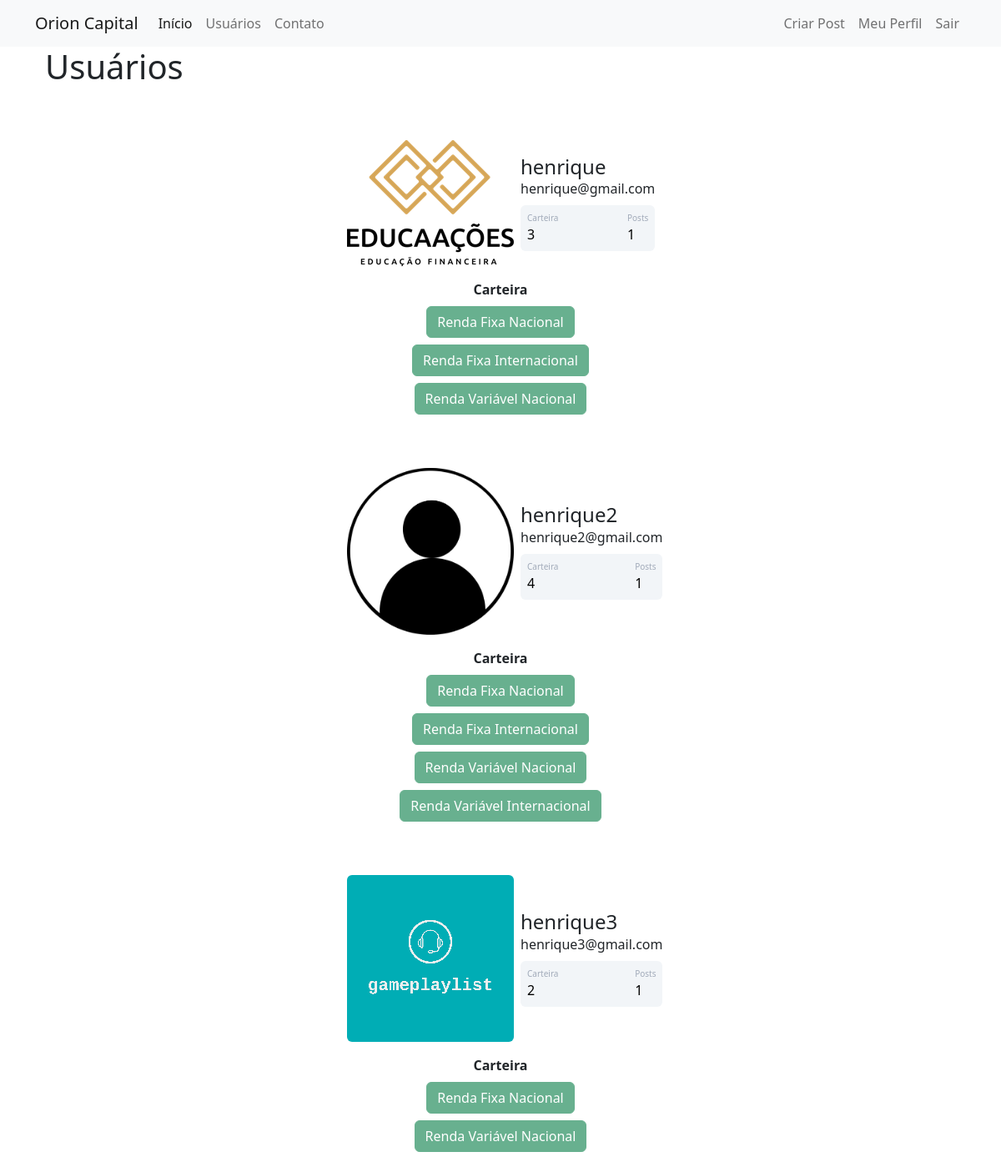
The app's page /usuarios (signed in) with its own data.
### orion/models.py (models this page shows)
class Usuario(database.Model, UserMixin):
  id = database.Column(database.Integer, primary_key=True)
  username = database.Column(database.String, nullable=False)
  email = database.Column(database.String, nullable=False, unique=True)
  senha = database.Column(database.String, nullable=False)
  foto_perfil = database.Column(database.String, default='default.jpg')
  posts = database.relationship('Post', backref='autor', lazy=True)
  classes_ativos = database.Column(database.String, nullable=False, default="Não Informado")
  def contar_posts(self):
    return len(self.posts)

### orion/routes.py (the view)
@app.route('/usuarios')
@login_required
def usuarios():
    lista_usuarios = Usuario.query.all()
    return render_template('usuarios.html', lista_usuarios=lista_usuarios)

### orion/models.py (called while the page is built)
@login_manager.user_loader
def load_usuario(id_usuario):
  return Usuario.query.get(int(id_usuario))

### orion/templates/usuarios.html
{% extends 'base.html' %}
{% block body %}
    <div class="container mb-4">
        <h1>Usuários</h1>
        {% for usuario in lista_usuarios %}
            <div class="container mt-5 d-flex justify-content-center">
                <div class="card p-3">
                    <div class="d-flex align-items-center">
                        <div class="image pe-2">
                            <img src="{{ url_for('static', filename='fotos_perfil/{}'.format(usuario.foto_perfil)) }}" class="rounded" width="200" >
                        </div>
                        <div class="ml-3 w-100">
                            <h4 class="mb-0 mt-0">{{ usuario.username }}</h4>
                            <span>{{ usuario.email }}</span>
                            <div class="p-2 mt-2 bg-primary d-flex justify-content-between rounded text-white stats">
                                {% if 'Não Informado' in usuario.classes_ativos %}
                                    <div class="d-flex flex-column">
                                        <span class="articles">Carteira</span>
                                        <span class="number1">0</span>
                                    </div>
                                {% else %}
                                    <div class="d-flex flex-column">
                                        <span class="articles">Carteira</span>
                                        <span class="number1">{{ usuario.classes_ativos.count(';')+1 }}</span>
                                    </div>
                                {% endif %}
                                <div class="d-flex flex-column">
                                    <span class="rating">Posts</span>
                                    <span class="number3">{{ current_user.contar_posts() }}</span>
                                </div>
                            </div>
                        </div>
                    </div>
                </div>
            </div>
            <div class="row justify-content-center">
                <div class="col-4 text-center">
                    <strong>Carteira</strong><br>
                    {% for classe in usuario.classes_ativos.split(';') %}
                        <button type="button" class="btn btn-success mt-2" disabled>{{ classe }}</button>
                    {% endfor %}
                </div>
            </div>
        {% endfor %}
    </div>
{% endblock %}

### orion/templates/base.html (shortened to what this page needs)
<!DOCTYPE html>
<html lang="pt-br">
  <head>
    <link rel="stylesheet" href="{{ url_for('static', filename='bootstrap.css') }}">
    <link rel="stylesheet" type="text/css" href="{{ url_for('static', filename='main.css') }}">
  </head>
  <body>
    {% include 'navbar.html' %}
    <div class="container">
      {% block body %}
      {% endblock %}
    </div>
  </body>
</html>

### orion/templates/navbar.html (shortened to what this page needs)
<nav class="navbar navbar-expand-lg navbar-light bg-light">
    <div class="container-fluid container">
      <a class="navbar-brand" href="{{ url_for('home') }}">Orion Capital</a>
      <div class="collapse navbar-collapse" id="navbarSupportedContent">
        <ul class="navbar-nav me-auto mb-2 mb-lg-0">
          <li class="nav-item">
            <a class="nav-link active" aria-current="page" href="{{ url_for('home') }}">Início</a>
          </li>
          <li class="nav-item">
            <a class="nav-link" href="{{ url_for('usuarios') }}">Usuários</a>
          </li>
          <li class="nav-item">
            <a class="nav-link" href="{{ url_for('contato') }}">Contato</a>
          </li>
        </ul>
        <ul class="d-flex navbar-nav">
            {%if current_user.is_authenticated %}
              <li class="nav-item">
                <a class="nav-link" href="{{ url_for('criar_post') }}">Criar Post</a>
              </li>
              <li class="nav-item">
                <a class="nav-link" href="{{ url_for('perfil') }}">Meu Perfil</a>
              </li>
              <li class="nav-item">
                <a class="nav-link" href="{{ url_for('sair') }}">Sair</a>
              </li>
            {% endif %}
        </ul>
      </div>
    </div>
  </nav>

### orion/static/main.css (style rules this page uses)
.card { width: 400px; border: none; border-radius: 10px; background-color: #fff; }
.stats { background: #f2f5f8 !important; color: #000 !important; }
.articles { font-size:10px; color: #a1aab9; }
.number1 { font-weight:500; }
.rating { font-size:10px; color: #a1aab9; }
.number3 { font-weight:500; }

### records on screen
Usuario: foto_perfil (picture), username "henrique", email "henrique@gmail.com", classes_ativos "3", contar_posts "1", classe "Renda Fixa Nacional" "Renda Fixa Internacional" "Renda Variável Nacional"
Usuario: foto_perfil (placeholder picture), username "henrique2", email "henrique2@gmail.com", classes_ativos "4", contar_posts "1", classe "Renda Fixa Nacional" "Renda Fixa Internacional" "Renda Variável Nacional" "Renda Variável Internacional"
Usuario: foto_perfil (picture), username "henrique3", email "henrique3@gmail.com", classes_ativos "2", contar_posts "1", classe "Renda Fixa Nacional" "Renda Variável Nacional"
